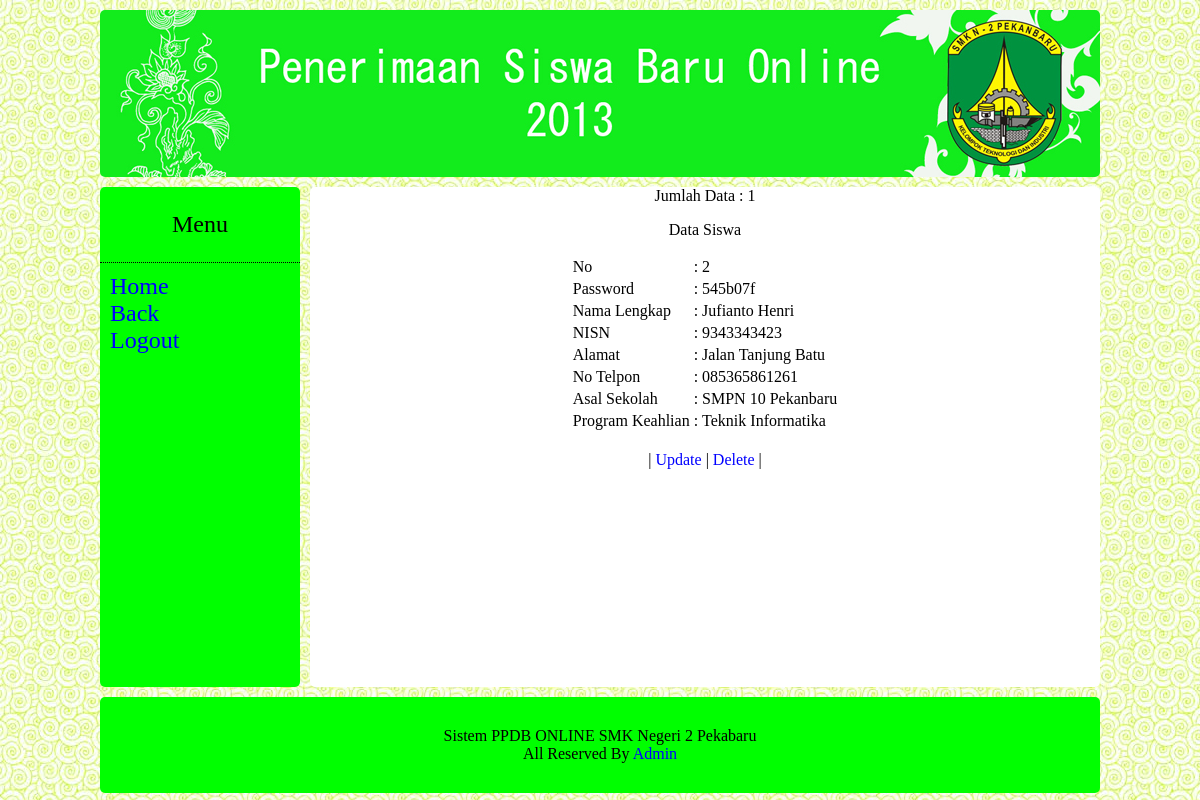
The page /data_lengkap.php?no=2 (signed in) on the database its author committed.
### tables this page shows
CREATE TABLE IF NOT EXISTS `daftar` (
  `no` int(3) NOT NULL,
  `passw` varchar(7) NOT NULL,
  `nama_lengkap` varchar(50) NOT NULL,
  `nisn` varchar(10) NOT NULL,
  `alamat` varchar(250) NOT NULL,
  `no_telp` varchar(12) NOT NULL,
  `sekolah_asal` varchar(20) NOT NULL,
  `keterangan` varchar(20) NOT NULL,
  `prodi` varchar(25) NOT NULL,
  PRIMARY KEY (`no`)
);

### data_lengkap.php (the view, shortened to what this page needs)
<!DOCTYPE html PUBLIC "-//W3C//DTD XHTML 1.0 Transitional//EN" "http://www.w3.org/TR/xhtml1/DTD/xhtml1-transitional.dtd">
<html xmlns="http://www.w3.org/1999/xhtml">
<head>
<link href="style.css" rel="stylesheet" type="text/css" />
</head>
<body bgcolor="#0066FF">
<center>
<div id="site">
	<div id="header">
	  <img src="image/header_ppdb.jpg"/>
	</div>
	<div id="menu" align="left">
	  <p align="center">Menu</p>
      <ul>
      <li><a href="index.php">Home</a></li>
	  <li><a href="tabel2.php">Back</a></li>
      <li><a href="logout_siswa.php">Logout</a></li>
      </ul>
	</div>
    <div id="main">
<?php
if(isset($_COOKIE["ceklogin"])) {
$no=$_GET['no'];
$query=mysql_query("select * from daftar where no='$no'");
$jumlah=mysql_num_rows($query);
echo "Jumlah Data : ".$jumlah;
?>
<?php
while($row=mysql_fetch_array($query)){
?>
<p align=center>Data Siswa</p>
<table border="0" align="center">
<tr>
<td >No</td>
<td>:</td>
<td><?php echo $row['no'];?></td>
</tr>
<tr>
<td >Password</td>
<td>:</td>
<td><?php echo $row['passw'];?></td>
</tr>
<tr>
<td >Nama Lengkap</td>
<td>:</td>
<td><?php echo $row['nama_lengkap'];?></td>
</tr>
<tr>
<td >NISN</td>
<td>:</td>
<td><?php echo $row['nisn'];?></td>
</tr>
<tr>
<td >Alamat</td>
<td>:</td>
<td><?php echo $row['alamat'];?></td>
</tr>
<tr>
<td >No Telpon</td>
<td>:</td>
<td><?php echo $row['no_telp'];?></td>
</tr>
<tr>
<td >Asal Sekolah</td>
<td>:</td>
<td><?php echo $row['sekolah_asal'];?></td>
</tr>
<tr>
<td >Program Keahlian</td>
<td>:</td>
<td><?php echo $row['prodi'];?></td>
</tr>
</table><br>
| <a href="update.php?no=<?php echo $row['no']; ?>">Update</a> |
<a href="delete.php?no=<?php echo $row['no']; ?>">Delete</a> |
<?php
}
?>
</table><br />
   <?php } else {header("location:login_peserta.php"); }?>
    </div>
    <div id="footer">
    Sistem PPDB ONLINE SMK Negeri 2 Pekabaru<br />
    All Reserved By <a href="login.php">Admin</a>
    </div>
</div>
</center>
</body>
</html>

### style.css (style rules this page uses)
body { background:url(image/3.jpg); }
#site { float:inherit; width:1000px; font-family:"Palatino Linotype","tahoma"; }
#header { float:inherit; margin-top:30px; width:auto; margin-bottom:10px; margin-top:10px; border-radius:5px; -moz-border-radius:5px; overflow:hidden; }
#menu { background-color:#0F0; height:500px; width:200px; float:left; border-radius:5px; -moz-border-radius:5px; margin-bottom:10px; font-family:"Palatino Linotype","tahoma"; font-size:24px; }
#footer { background-color:#0F0; float:none; width:940px; clear:both; border-radius:5px; -moz-border-radius:5px; padding:30px; fixed; }
#main { width:790px; background-color:#FFF; height:500px; float:left; margin-left:10px; border-radius:5px; -moz-border-radius:5px; overflow:scroll; }
#menu ul { list-style-type:none; margin:0px; padding:10px; border-top-style:dotted; border-top-width:thin; }
a:link { color:blue; text-decoration:none; }

### rows shown on the page
daftar: no "2", passw "545b07f", nama_lengkap "Jufianto Henri", nisn "9343343423", alamat "Jalan Tanjung Batu", no_telp "085365861261", sekolah_asal "SMPN 10 Pekanbaru", prodi "Teknik Informatika"

### other values the page prints
$jumlah "1"
